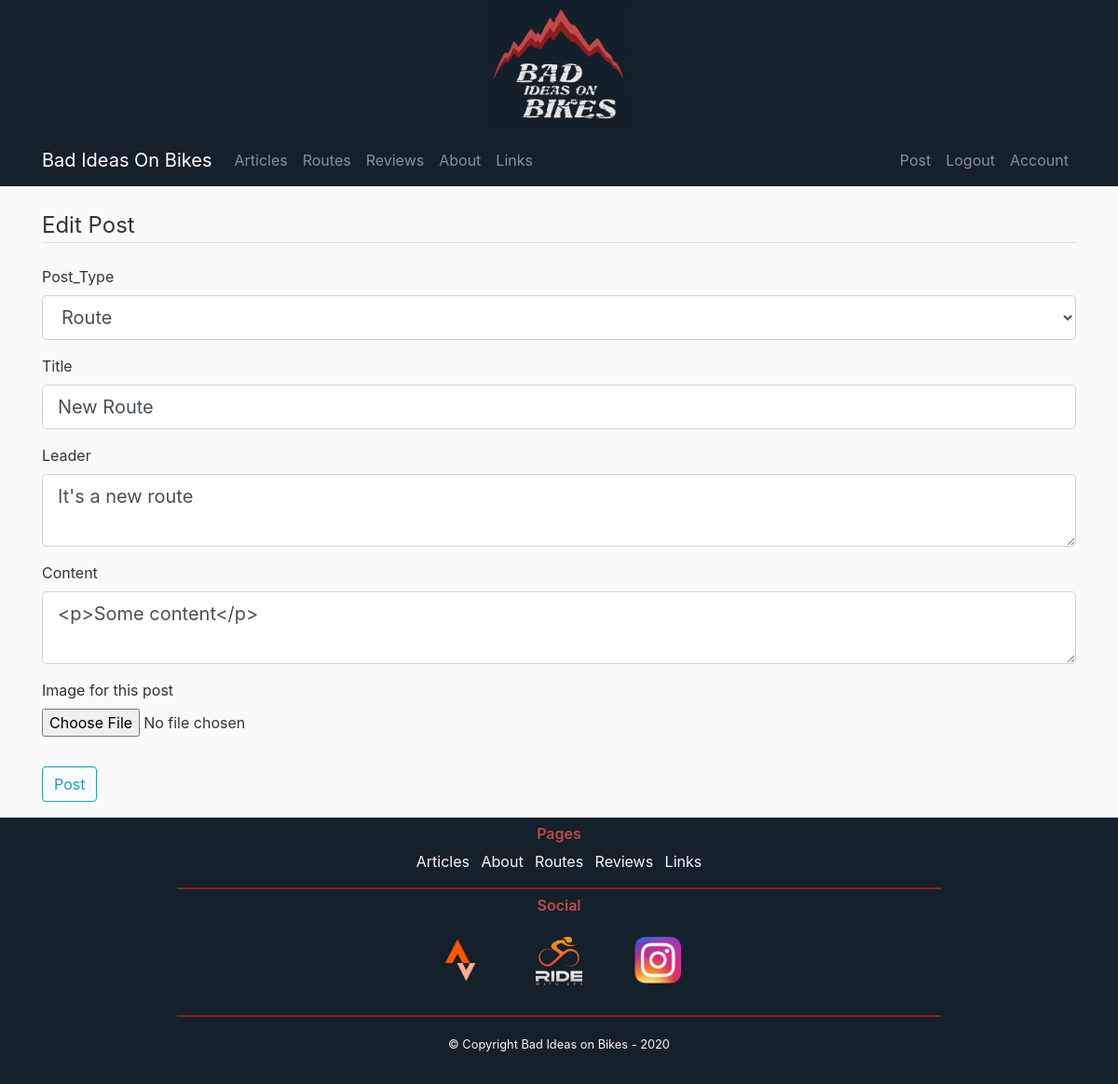
The app's page /post/4/update (signed in) with its own data.
### flaskbiob/models.py (models this page shows, shortened)
class Posts(db.Model):
    id = db.Column(db.Integer, primary_key=True)
    post_type = db.Column(db.String(7), nullable=False)
    title = db.Column(db.String(100), nullable=False)
    date = db.Column(db.DateTime, nullable=False, default=datetime.utcnow)
    leader = db.Column(db.Text, nullable=False)
    content = db.Column(db.Text, nullable=False)
    post_image = db.Column(db.String(100), nullable=False, default="default_post.jpg")
    user = db.Column(db.Integer, db.ForeignKey("users.id"), nullable=False)
    routes = db.relationship("Routes", backref="post_route", lazy="joined", uselist=False)
    reviews = db.relationship("Reviews", backref="post_review", lazy="joined", uselist=False)

### flaskbiob/posts/routes.py (the view)
@posts.route("/post/<post_id>/update", methods=["GET", "POST"])
@login_required
def updatepostPage(post_id):
    post = Posts.query.get_or_404(post_id)
    if post.author != current_user:
        abort(403)
    form = PostForm()
    if form.validate_on_submit():
        if form.post_image.data:
            picture_file = save_post_picture(form.post_image.data)
            post.post_image = picture_file
        post.title = form.title.data
        post.leader = form.leader.data
        post.content = form.content.data
        db.session.commit()
        flash("Post updated!", "success")
        return redirect(url_for("posts.postPage", post_id=post_id))
    elif request.method == "GET":
        form.title.data = post.title
        form.leader.data = post.leader
        form.content.data = post.content
    return render_template("Edit_Post.html", title="Edit Post", form=form)

### flaskbiob/posts/forms.py
class PostForm(FlaskForm):
    post_type = SelectField("Post_Type", choices=["Route", "Review", "Other"])
    title = StringField("Title", validators=[DataRequired()])
    leader = TextAreaField("Leader", validators=[DataRequired()])
    content = TextAreaField("Content", validators=[])
    post_image = FileField("Image for this post", validators=[FileAllowed(["jpg", "jpeg", "png", "JPG"])])
    submit = SubmitField("Post")

### flaskbiob/models.py (called while the page is built)
@login_manager.user_loader
def load_user(user_id):
    return Users.query.get(int(user_id))

### flaskbiob/templates/Edit_Post.html (shortened to what this page needs)
{% extends "BASE.html" %}
{% block content %}
    <div class="content-section">
        <form method="POST" action="" enctype="multipart/form-data">
            <fieldset class="form-group">
                <legend class="border-bottom mb-4">
                    Edit Post
                </legend>
                <div class="form-group">
                    {{ form.post_type.label(class="form-control-label") }}
                    {% if form.post_type.errors %}
                        {{ form.post_type(class="form-control form-control-lg is-invalid") }}
                        <div class="invalid-feedback">
                            {% for error in form.post_type.errors %}
                                <span>{{ error }}</span>
                            {% endfor %}
                        </div>
                    {% else %}
                        {{ form.post_type(class="form-control form-control-lg") }}
                    {% endif %}
                </div>
                <div class="form-group">
                    {{ form.title.label(class="form-control-label") }}
                    {% if form.title.errors %}
                        {{ form.title(class="form-control form-control-lg is-invalid") }}
                        <div class="invalid-feedback">
                            {% for error in form.title.errors %}
                                <span>{{ error }}</span>
                            {% endfor %}
                        </div>
                    {% else %}
                        {{ form.title(class="form-control form-control-lg") }}
                    {% endif %}
                </div>
                <div class="form-group">
                    {{ form.leader.label(class="form-control-label") }}
                    {% if form.content.errors %}
                        {{ form.leader(class="form-control form-control-lg is-invalid") }}
                        <div class="invalid-feedback">
                            {% for error in form.leader.errors %}
                                <span>{{ error }}</span>
                            {% endfor %}
                        </div>
                    {% else %}
                        {{ form.leader(class="form-control form-control-lg") }}
                    {% endif %}
                </div>
                <div class="form-group">
                    {{ form.content.label(class="form-control-label") }}
                    {% if form.content.errors %}
                        {{ form.content(class="form-control form-control-lg is-invalid") }}
                        <div class="invalid-feedback">
                            {% for error in form.content.errors %}
                                <span>{{ error }}</span>
                            {% endfor %}
                        </div>
                    {% else %}
                        {{ form.content(class="form-control form-control-lg") }}
                    {% endif %}
                </div>
                <div class="form-group">
                        {{ form.post_image.label() }}
                        {{ form.post_image(class="form-control-file") }}
                    </div>
            </fieldset>
                <div class="form-group">
                    {{form.submit(class="btn btn-outline-info")}}
                </div>
        </form>
    </div>
{% endblock content %}

### flaskbiob/static/main.css (style rules this page uses)
body { background: #fafafa; color: #333333; }

### records on screen
Posts: post_type "Route", title "New Route", leader "It's a new route", content "<p>Some content</p>"
